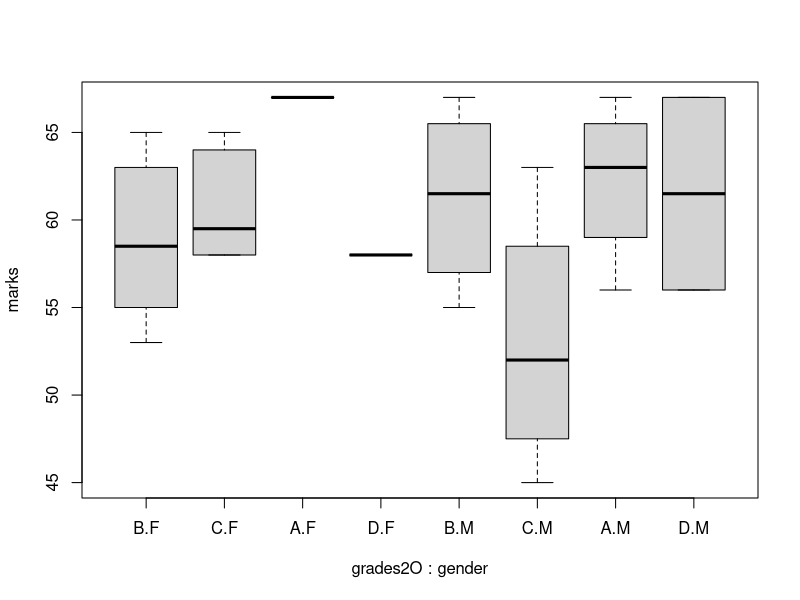
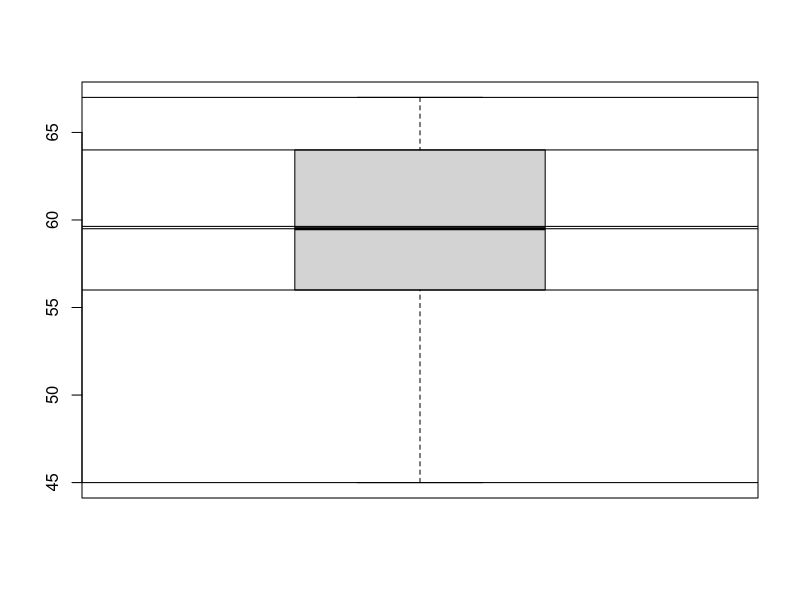

Recreate these plots in R, in order.
gr<-c('A','B','C','D')
grades<-sample(gr,size=30,replace=T,prob=c(0.2,0.3,0.4,0.1))
grades
class(grades)
grades=factor(grades)
class(grades)

#alternative
grades2<-sample(c(LETTERS[1:4]),size=30,replace=T,prob=c(0.2,0.3,0.4,0.1))
(grades2=factor(grades2)) #the two brackets at the end shows the levels
summary(grades2)
table(grades2)
(grades2=factor(grades2,ordered=T)) #create orders
(grades2O=factor(grades2, ordered=T, levels=c('B','C','A','D')))
summary(grades2O)


(marks= ceiling(rnorm(30, mean=60, sd=5)))
gender=factor(sample(c('M','F'),size=30,replace=T))
student=data.frame(marks, gender,grades2O)
student
boxplot(marks~grades2O + gender, data=student)#shows median value
boxplot(marks)
summary(marks)
abline(h=summary(marks))#each line is a value given in summar eg-min,1q---shows mean value as well
